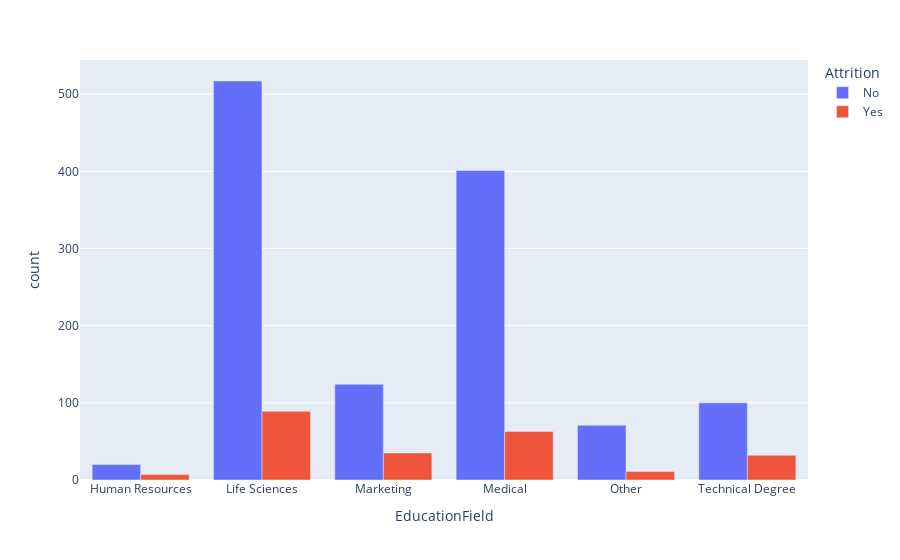

This figure's notebook cell:
### Markdown cell above
WHICH EDUACATION FIELD EMPLOYEES IS LIKELY TO LEAVE?

### Code cell
attrition_education = pd.DataFrame(df.groupby('EducationField')['Attrition'].value_counts())
attrition_education = attrition_education.rename(columns={'Attrition': 'Count'})
attrition_education = attrition_education.reset_index()
attrition_education
px.bar(attrition_education, x='EducationField', y='count', color='Attrition', barmode='group')

### Figure 1 — Plotly figure (JSON) as saved in the notebook; plotly's stock layout.template omitted (floating-point values rounded to 4 significant figures)
{"data": [{"alignmentgroup": "True", "hovertemplate": "Attrition=No<br>EducationField=%{x}<br>count=%{y}<extra></extra>", "legendgroup": "No", "marker": {"color": "#636efa", "pattern": {"shape": ""}}, "name": "No", "offsetgroup": "No", "orientation": "v", "showlegend": true, "textposition": "auto", "type": "bar", "x": ["Human Resources", "Life Sciences", "Marketing", "Medical", "Other", "Technical Degree"], "xaxis": "x", "y": [20, 517, 124, 401, 71, 100], "yaxis": "y"}, {"alignmentgroup": "True", "hovertemplate": "Attrition=Yes<br>EducationField=%{x}<br>count=%{y}<extra></extra>", "legendgroup": "Yes", "marker": {"color": "#EF553B", "pattern": {"shape": ""}}, "name": "Yes", "offsetgroup": "Yes", "orientation": "v", "showlegend": true, "textposition": "auto", "type": "bar", "x": ["Human Resources", "Life Sciences", "Marketing", "Medical", "Other", "Technical Degree"], "xaxis": "x", "y": [7, 89, 35, 63, 11, 32], "yaxis": "y"}], "layout": {"barmode": "group", "legend": {"title": {"text": "Attrition"}, "tracegroupgap": 0}, "margin": {"t": 60}, "xaxis": {"anchor": "y", "domain": [0, 1], "title": {"text": "EducationField"}}, "yaxis": {"anchor": "x", "domain": [0, 1], "title": {"text": "count"}}}}
